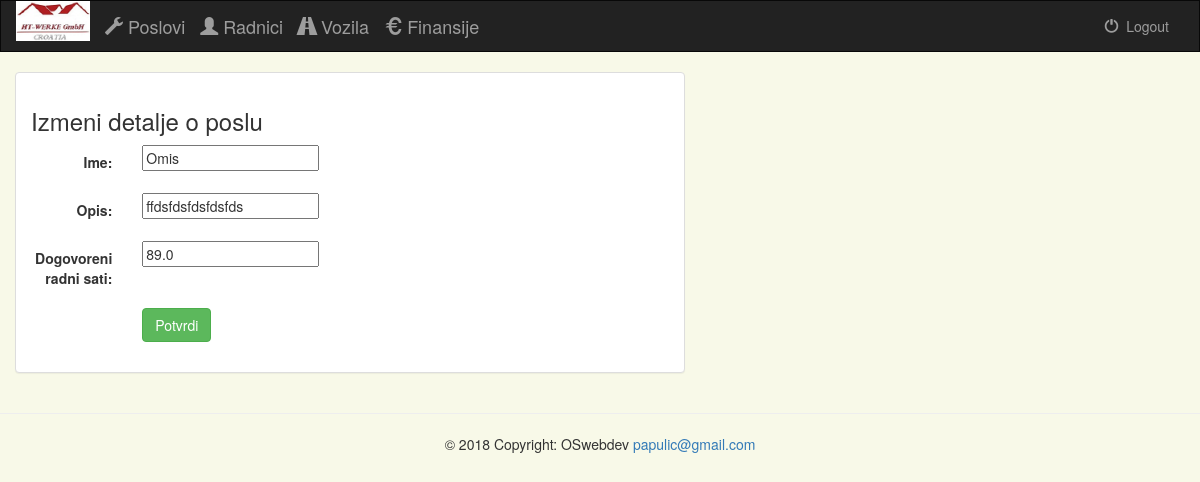
/administracija/azuriranje_posla/1/, run on the app's committed database.
### projects/models.py (models this page shows, shortened)
class Poslovi(models.Model):
    ime = models.CharField(max_length=30)
    opis = models.CharField(max_length=100)
    dogovoreni_radni_sati = models.FloatField(default=0.0)
    class Meta:
        verbose_name_plural = "Poslovi"

### projects/views.py (the view)
# urls.py: url(r'^azuriranje_posla/(?P<project_id>[0-9]+)/$', views.posao_update, name='posao-update'),
def posao_update(request, project_id):
    instance = Poslovi.objects.get(pk=project_id)
    form = PosloviForm(request.POST or None, instance=instance)
    if form.is_valid():
        project = form.save(commit=False)
        project.save()
        messages.success(request, "Podaci su ažurirani!")
        return HttpResponseRedirect(reverse('projects:posao', args=(project_id)))
    context = {
        "form": form,
        'project_id': project_id,
    }
    return render(request, 'projects/posao_update_form.html', context)

### projects/forms.py
class PosloviForm(forms.ModelForm):
    class Meta:
        model = Poslovi
        fields = ['ime', 'opis', 'dogovoreni_radni_sati']

### projects/templates/projects/posao_update_form.html (shortened to what this page needs)
{% extends 'projects/base.html' %}
{% block content %}
<div class="container-fluid">
    <div class="row">
        <div class="col-sm-12 col-md-7">
            <div class="panel panel-default">
                <div class="panel-body">
                    <h3>Izmeni detalje o poslu</h3>
                    <form class="form-horizontal" role="form" action="" method="post" enctype="multipart/form-data">
                        {% include 'projects/form_template.html' %}
                        <div class="form-group">
                            <div class="col-sm-offset-2 col-sm-10">
                                <button type="submit" class="btn btn-success">Potvrdi</button>
                            </div>
                        </div>
                    </form>
                </div>
            </div>
        </div>
    </div>
</div>
{% endblock %}

### projects/templates/projects/form_template.html (shortened to what this page needs)
{% for field in form %}
    <div class="form-group">
        <div class="col-sm-offset-2 col-sm-10">
        </div>
        <label class="control-label col-sm-2">{{ field.label_tag }}</label>
        <div class="col-sm-10">{{ field }}</div>
    </div>
{% endfor %}

### projects/static/projects/style.css (style rules this page uses)
body { background: #f8f9e8; }

### data on the page
Poslovi: form "Omis" "ffdsfdsfdsfdsfds" "89.0"

### other printed values
{{ field.label_tag }} "Ime:" "Opis:" "Dogovoreni radni sati:"
